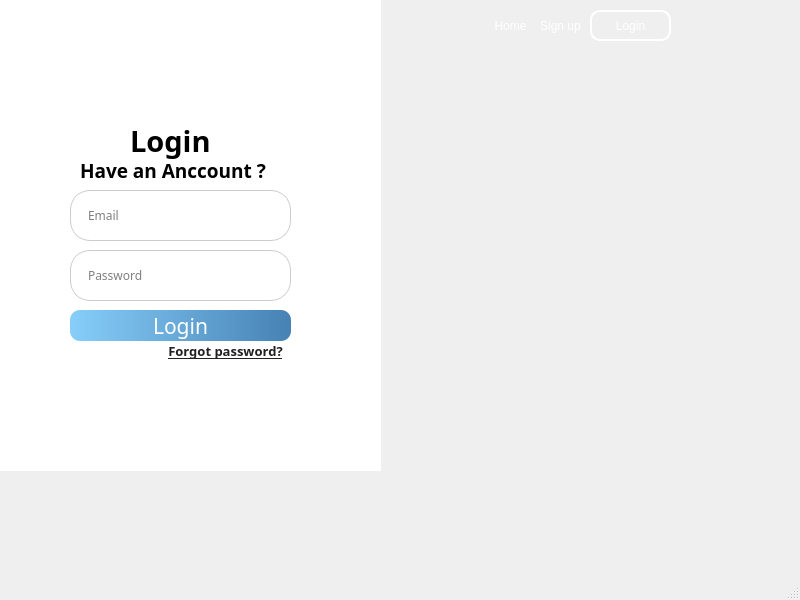
<?xml version="1.0" encoding="UTF-8"?>
<ui version="4.0">
 <class>MainWindow</class>
 <widget class="QMainWindow" name="MainWindow">
  <property name="geometry">
   <rect>
    <x>0</x>
    <y>0</y>
    <width>800</width>
    <height>600</height>
   </rect>
  </property>
  <property name="windowTitle">
   <string>MainWindow</string>
  </property>
  <widget class="QWidget" name="centralwidget">
   <widget class="QLineEdit" name="txt_password">
    <property name="geometry">
     <rect>
      <x>70</x>
      <y>250</y>
      <width>221</width>
      <height>51</height>
     </rect>
    </property>
    <property name="font">
     <font>
      <family>Segoe Script</family>
     </font>
    </property>
    <property name="styleSheet">
     <string notr="true">border: 1px solid #cccccc; /* Light gray border */
    border-radius: 20px; /* Rounded corners */
    background-color: rgba(255, 255, 255, 0.1); /* Transparent-like background */
    padding: 15px; /* Padding to create space around the text */
color: rgb(0, 0, 0);</string>
    </property>
    <property name="text">
     <string/>
    </property>
    <property name="echoMode">
     <enum>QLineEdit::EchoMode::Password</enum>
    </property>
    <property name="placeholderText">
     <string>Password</string>
    </property>
   </widget>
   <widget class="QLabel" name="label_2">
    <property name="geometry">
     <rect>
      <x>130</x>
      <y>110</y>
      <width>91</width>
      <height>61</height>
     </rect>
    </property>
    <property name="font">
     <font>
      <family>Segoe Script</family>
      <pointsize>22</pointsize>
      <bold>true</bold>
     </font>
    </property>
    <property name="text">
     <string>Login</string>
    </property>
   </widget>
   <widget class="QPushButton" name="btn_eye_p">
    <property name="geometry">
     <rect>
      <x>250</x>
      <y>260</y>
      <width>31</width>
      <height>31</height>
     </rect>
    </property>
    <property name="styleSheet">
     <string notr="true">background: none;
border: none;</string>
    </property>
    <property name="text">
     <string/>
    </property>
    <property name="icon">
     <iconset>
      <normaloff>../img/eye-slash-solid.png</normaloff>../img/eye-slash-solid.png</iconset>
    </property>
    <property name="iconSize">
     <size>
      <width>32</width>
      <height>32</height>
     </size>
    </property>
   </widget>
   <widget class="QLabel" name="label_6">
    <property name="geometry">
     <rect>
      <x>80</x>
      <y>140</y>
      <width>211</width>
      <height>61</height>
     </rect>
    </property>
    <property name="font">
     <font>
      <family>Segoe Script</family>
      <pointsize>14</pointsize>
      <bold>true</bold>
     </font>
    </property>
    <property name="text">
     <string>Have an Anccount ?</string>
    </property>
   </widget>
   <widget class="QLineEdit" name="txt_email">
    <property name="geometry">
     <rect>
      <x>70</x>
      <y>190</y>
      <width>221</width>
      <height>51</height>
     </rect>
    </property>
    <property name="font">
     <font>
      <family>Segoe Script</family>
     </font>
    </property>
    <property name="styleSheet">
     <string notr="true">border: 1px solid #cccccc; /* Light gray border */
border-radius: 20px; /* Rounded corners */
background-color: rgba(255, 255, 255, 0.1); /* Transparent-like background */
padding: 15px; /* Padding to create space around the text */
</string>
    </property>
    <property name="text">
     <string/>
    </property>
    <property name="echoMode">
     <enum>QLineEdit::EchoMode::Normal</enum>
    </property>
    <property name="placeholderText">
     <string>Email</string>
    </property>
   </widget>
   <widget class="QLabel" name="label_5">
    <property name="geometry">
     <rect>
      <x>380</x>
      <y>0</y>
      <width>351</width>
      <height>451</height>
     </rect>
    </property>
    <property name="maximumSize">
     <size>
      <width>1080</width>
      <height>700</height>
     </size>
    </property>
    <property name="text">
     <string/>
    </property>
    <property name="pixmap">
     <pixmap>../img/49.jpg</pixmap>
    </property>
    <property name="scaledContents">
     <bool>true</bool>
    </property>
   </widget>
   <widget class="QLabel" name="label_3">
    <property name="geometry">
     <rect>
      <x>240</x>
      <y>90</y>
      <width>81</width>
      <height>21</height>
     </rect>
    </property>
    <property name="font">
     <font>
      <pointsize>12</pointsize>
     </font>
    </property>
    <property name="text">
     <string/>
    </property>
   </widget>
   <widget class="QLabel" name="label_4">
    <property name="geometry">
     <rect>
      <x>240</x>
      <y>160</y>
      <width>81</width>
      <height>21</height>
     </rect>
    </property>
    <property name="font">
     <font>
      <pointsize>12</pointsize>
     </font>
    </property>
    <property name="text">
     <string/>
    </property>
   </widget>
   <widget class="QPushButton" name="pushButton_2">
    <property name="geometry">
     <rect>
      <x>160</x>
      <y>340</y>
      <width>131</width>
      <height>21</height>
     </rect>
    </property>
    <property name="font">
     <font>
      <family>Segoe Script</family>
      <pointsize>10</pointsize>
      <bold>true</bold>
      <underline>true</underline>
     </font>
    </property>
    <property name="styleSheet">
     <string notr="true">background: none;
border: none;
color:rgb(33, 33, 33);</string>
    </property>
    <property name="text">
     <string>Forgot password?</string>
    </property>
   </widget>
   <widget class="QPushButton" name="btn_login">
    <property name="geometry">
     <rect>
      <x>70</x>
      <y>310</y>
      <width>221</width>
      <height>31</height>
     </rect>
    </property>
    <property name="font">
     <font>
      <family>Segoe Script</family>
      <pointsize>16</pointsize>
     </font>
    </property>
    <property name="styleSheet">
     <string notr="true">color:rgb(255, 255, 255);
background: qlineargradient(spread:pad, x1:0, y1:0.5, x2:1, y2:0.5, stop:0 #87CEFA, stop:1 #4682B4);
border-radius:10px;
</string>
    </property>
    <property name="text">
     <string>Login</string>
    </property>
   </widget>
   <widget class="QPushButton" name="pushButton_3">
    <property name="geometry">
     <rect>
      <x>470</x>
      <y>10</y>
      <width>81</width>
      <height>31</height>
     </rect>
    </property>
    <property name="styleSheet">
     <string notr="true">border-radius:5px;
color:rgb(255, 255, 255)</string>
    </property>
    <property name="text">
     <string>Home</string>
    </property>
   </widget>
   <widget class="QPushButton" name="btn_register">
    <property name="geometry">
     <rect>
      <x>520</x>
      <y>10</y>
      <width>81</width>
      <height>31</height>
     </rect>
    </property>
    <property name="styleSheet">
     <string notr="true">border-radius:5px;
color:rgb(255, 255, 255)</string>
    </property>
    <property name="text">
     <string>Sign up</string>
    </property>
   </widget>
   <widget class="QPushButton" name="pushButton">
    <property name="geometry">
     <rect>
      <x>590</x>
      <y>10</y>
      <width>81</width>
      <height>31</height>
     </rect>
    </property>
    <property name="styleSheet">
     <string notr="true">border-radius:10px;
border: 2px solid white;
color:rgb(255, 255, 255)</string>
    </property>
    <property name="text">
     <string>Login</string>
    </property>
   </widget>
   <widget class="QLabel" name="label">
    <property name="geometry">
     <rect>
      <x>0</x>
      <y>0</y>
      <width>381</width>
      <height>471</height>
     </rect>
    </property>
    <property name="styleSheet">
     <string notr="true">background:rgb(255, 255, 255);</string>
    </property>
    <property name="text">
     <string/>
    </property>
   </widget>
   <zorder>label</zorder>
   <zorder>txt_password</zorder>
   <zorder>label_2</zorder>
   <zorder>btn_eye_p</zorder>
   <zorder>label_6</zorder>
   <zorder>txt_email</zorder>
   <zorder>label_5</zorder>
   <zorder>label_3</zorder>
   <zorder>label_4</zorder>
   <zorder>pushButton_2</zorder>
   <zorder>btn_login</zorder>
   <zorder>pushButton_3</zorder>
   <zorder>btn_register</zorder>
   <zorder>pushButton</zorder>
  </widget>
  <widget class="QMenuBar" name="menubar">
   <property name="geometry">
    <rect>
     <x>0</x>
     <y>0</y>
     <width>800</width>
     <height>22</height>
    </rect>
   </property>
  </widget>
  <widget class="QStatusBar" name="statusbar"/>
 </widget>
 <resources/>
 <connections/>
</ui>
